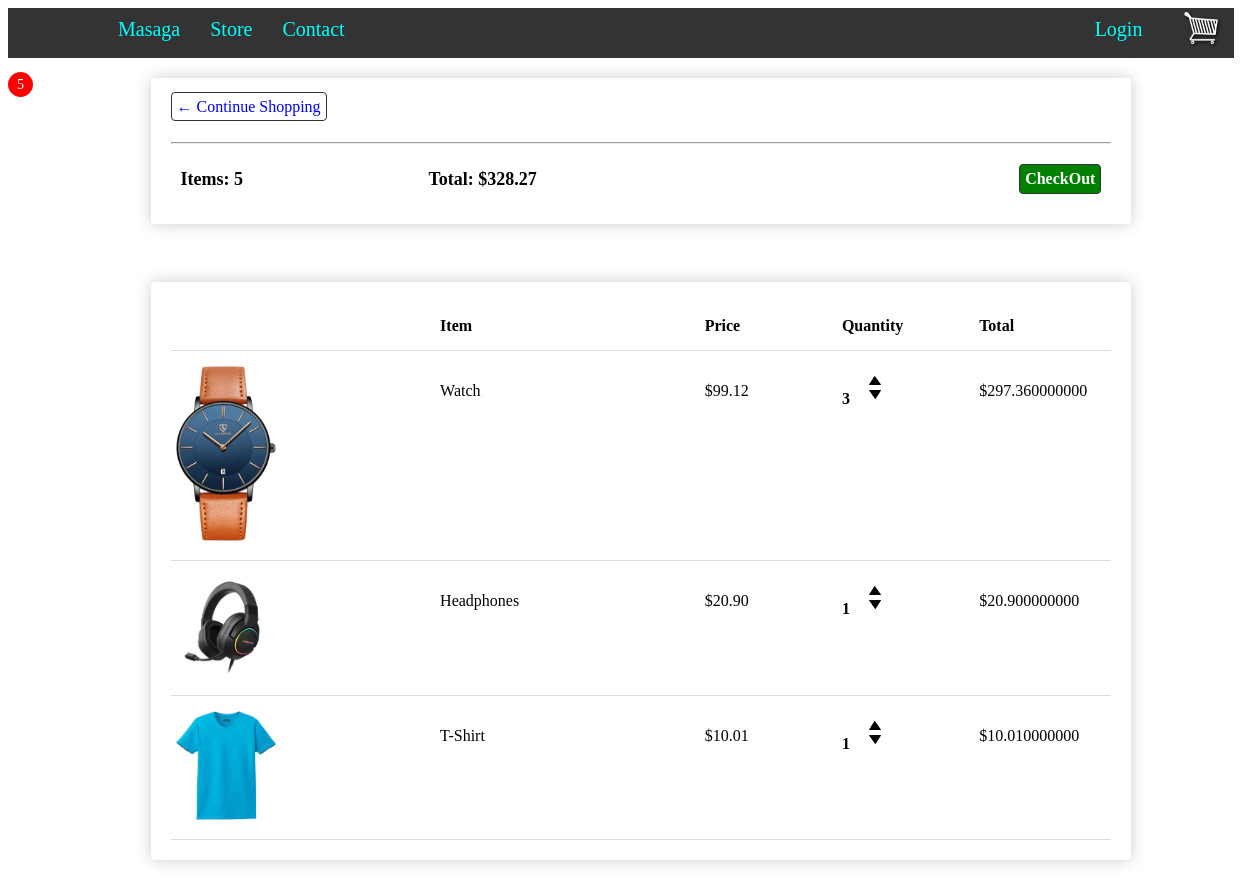
The app's page /cart/ (signed in) with its own data.
### home/models.py (models this page shows, shortened)
class Order(models.Model):
    customer = models.ForeignKey(Customer, on_delete=models.SET_NULL, null=True, blank=True)
    date_ordered = models.DateTimeField(auto_now_add=True)
    complete = models.BooleanField(default=False, null=True, blank=True)
    transaction_id = models.CharField(max_length=100, null=True)
    @property
    def get_cart_total(self):
         orderitems = self.orderitem_set.all()
         total = sum([item.get_total for item in orderitems])
         return total
    @property
    def get_cart_items(self):
         orderitems = self.orderitem_set.all()
         total = sum([item.quantity for item in orderitems])
         return total

class OrderItem(models.Model):
    product = models.ForeignKey(Product, on_delete=models.SET_NULL, null=True, blank=True)
    order = models.ForeignKey(Order, on_delete=models.SET_NULL, null=True, blank=True)
    quantity = models.IntegerField(default=0, null=True, blank=True)
    date_added = models.DateTimeField(auto_now_add=True)
    @property
    def get_total(self):
        total = self.product.price * self.quantity
        return total

class Product(models.Model):
    name = models.CharField(max_length=200, null=True)
    price = models.DecimalField(max_digits=999, decimal_places=9)
    digital = models.BooleanField(default=False, null=True, blank=True)
    image = models.ImageField(null=True, blank=True)
    @property
    def imageURL(self):
        try:
            url = self.image.url
        except:
            url = ''
        return url

### home/views.py (the view)
# urls.py: path('cart/', views.cart, name="cart"),
def cart(request):
    if request.user.is_authenticated:
        customer = request.user.customer
        order, created = Order.objects.get_or_create(customer=customer, complete=False)
        items = order.orderitem_set.all
        cartItems = order.get_cart_items
    else:
        items = []
        order = {'get_cart_total':0, 'get_cart_items':0, 'shipping' : False}
        cartItems = order['get_cart_items']
    context = {'items': items, 'order':order, 'cartItems': cartItems}
    return render(request , 'cart.html', context)

### template/cart.html (shortened to what this page needs)
{% load static%}
<!DOCTYPE html>
<html lang="en">
<head>
    <link rel="stylesheet" href="{% static 'css/main.css' %}">
</head>
<body>
    <header>
        <div class="menu">
          <div class="logo">
          </div>
          <div class="home">
            <a href="{% url 'store' %}">Masaga</a>
          </div>
          <div class="Store">
            <a href="{% url 'store' %}">Store</a>
          </div>
          <div class="contact">
            <a href="#contact">Contact</a>
          </div>
          <div class="login">
            <a href="#">Login</a>
          </div>
          <div class="cart">
            <a href="{% url 'cart' %}">
                <img id="cart-icon" src="{% static 'image/cart.png' %}" alt="">
             </a>
          </div>
          <div class="cart-total">
            <p id="cart-total">{{ cartItems }}</p>
          </div>
        </div>
      </header>
    <div class="row1">
      <div class="clos">
        <div class="box-element1">
          <a href="{% url 'store' %}">&#x2190; Continue Shopping</a>
          <br>
          <br>
          <hr>
          <table class="table">
            <tr>
              <th><h5>Items: <strong>{{order.get_cart_items}}
              </strong></h5></th>
              <th><h5>Total: <strong>${{order.get_cart_total|floatformat:2}}</strong></h5></th>
              <th>
                <a href="{% url 'checkout' %}">CheckOut</a>
              </th>
            </tr>
          </table>
        </div>
        <br>
        <div class="box-element1">
          <div class="cart-row">
            <div style="flex:2"></div>
            <div style="flex:2"><strong>Item</strong></div>
            <div style="flex:1"><strong>Price</strong></div>
            <div style="flex:1"><strong>Quantity</strong></div>
            <div style="flex:1"><strong>Total</strong></div>
          </div>
          {% for item in items %}
          <div class="cart-row">
            <div style="flex:2"><img class="row-image" src="{{item.product.imageURL}}"></div>
            <div style="flex:2"><p>{{item.product.name}}</p></div>
            <div style="flex:1"><p>${{item.product.price|floatformat:2}}</p></div>
            <div style="flex:1">
              <p class="quantity">{{item.quantity}}</p>
              <div class="quantity">
                <img data-product="{{item.product.id}}" data-action="add" class="chg-quantity update-card" src="{% static  'image/arrow1.png' %}">
                <img data-product="{{item.product.id}}" data-action="remove" class="chg-quantity update-card" src="{% static  'image/arrow.png' %}">
              </div>
            </div>
            <div style="flex:1"><p>${{item.get_total}}</p></div>
          </div>
          {% endfor %}
        </div>
      </div>
    </div>
</body>
</html>

### static/css/main.css (style rules this page uses)
.menu { width: auto; height: 50px; background-color: #333; display: flex; flex-wrap: wrap; }
.logo { margin-left: 10px; width: 80px; height: 50px; background-image: url('/image/logo.jpeg'); background-size: cover; background-position: center; background-repeat: no-repeat; border-radius: 50%; margin-right: 20px; }
.home { font-family: 'Times New Roman', Times, serif; font-size: 20px; width: auto; height: 40px; padding-top: 10px; margin-right: 30px; }
.home a { text-decoration: none; color: aqua; }
.Store { font-family: 'Times New Roman', Times, serif; font-size: 20px; width: auto; height: 40px; padding-top: 10px; margin-right: 30px; }
.Store a { text-decoration: none; color: aqua; }
.contact { font-family: 'Times New Roman', Times, serif; font-size: 20px; width: auto; height: 40px; padding-top: 10px; margin-right: 750px; }
.contact a { text-decoration: none; color: aqua; }
.login { font-family: 'Times New Roman', Times, serif; font-size: 20px; width: auto; height: 40px; padding-top: 10px; margin-right: 40px; }
.login a { text-decoration: none; color: aqua; }
.cart { width: auto; height: 40px; }
#cart-icon { width:40px; height: 40px; display: inline-block; }
.cart-total { width: auto; height: 40px; padding-bottom: 20px; margin-bottom: 20px; }
#cart-total { display: flex; justify-content: center; align-items: center; text-align: center; color:#fff; background-color: red; width: 25px; height: 25px; border-radius: 50%; font-size: 14px; }
.row1 { width: 100%; display: flex; flex-direction: column; align-items: center; padding: 20px; }
.clos { width: 80%; display: flex; flex-direction: column; gap: 20px; }
.box-element1 { box-shadow: hsl(0, 0%, 80%) 0 0 16px; background-color: #fff; border-radius: 4px; padding: 20px; }
.box-element1 a { text-decoration: none; background-color: white; color: blue; font-size: 16px; border: 1px solid #333; border-radius: 4px; padding: 5px; }
.table { width: 100%; border-collapse: collapse; margin-top: 10px; }
.table th { text-align: left; padding: 10px; }
.table h5 { margin: 0; font-size: 18px; }
.table th a { float: right; text-decoration: none; background-color: green; color: white; font-size: 16px; border: 1px solid #333; border-radius: 4px; padding: 5px; }
.cart-row { display: flex; padding: 10px 0; border-bottom: 1px solid #ddd; }
.cart-row div { padding: 5px; }
.row-image { max-width: 100px; height: auto; }
.quantity { display: inline-block; font-weight: 700; padding-right:10px; }
.chg-quantity { width: 12px; cursor: pointer; display: block; margin-top: 5px; transition:.1s; }
h5 { margin: 10px 0; font-size: 20px; }
a { color: #007bff; text-decoration: none; }

### records on screen
Order: get_cart_items "5", get_cart_total "328.27"
OrderItem: product.imageURL (picture), product.name "Watch", product.price "99.12", quantity "3", get_total "297.360000000"
OrderItem: product.imageURL (picture), product.name "Headphones", product.price "20.90", quantity "1", get_total "20.900000000"
OrderItem: product.imageURL (picture), product.name "T-Shirt", product.price "10.01", quantity "1", get_total "10.010000000"

### other values on screen
{{ cartItems }} "5"
